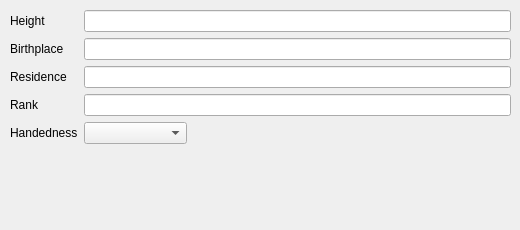
    <widget class="QWidget" name="tab_2">
     <attribute name="title">
      <string>Profile info</string>
     </attribute>
     <widget class="QWidget" name="formLayoutWidget_2">
      <property name="geometry">
       <rect>
        <x>10</x>
        <y>10</y>
        <width>501</width>
        <height>211</height>
       </rect>
      </property>
      <layout class="QFormLayout" name="formLayout_2">
       <property name="fieldGrowthPolicy">
        <enum>QFormLayout::ExpandingFieldsGrow</enum>
       </property>
       <property name="labelAlignment">
        <set>Qt::AlignJustify|Qt::AlignVCenter</set>
       </property>
       <property name="formAlignment">
        <set>Qt::AlignRight|Qt::AlignTop|Qt::AlignTrailing</set>
       </property>
       <item row="0" column="0">
        <widget class="QLabel" name="firstNameLabel_2">
         <property name="text">
          <string>Height</string>
         </property>
        </widget>
       </item>
       <item row="0" column="1">
        <widget class="QLineEdit" name="LineEdit_height"/>
       </item>
       <item row="1" column="0">
        <widget class="QLabel" name="middleNameLabel_2">
         <property name="text">
          <string>Birthplace</string>
         </property>
        </widget>
       </item>
       <item row="1" column="1">
        <widget class="QLineEdit" name="LineEdit_birthplace"/>
       </item>
       <item row="2" column="0">
        <widget class="QLabel" name="familyNameLabel_2">
         <property name="text">
          <string>Residence</string>
         </property>
        </widget>
       </item>
       <item row="2" column="1">
        <widget class="QLineEdit" name="LineEdit_residence"/>
       </item>
       <item row="3" column="0">
        <widget class="QLabel" name="tickerNameLabel_2">
         <property name="text">
          <string>Rank</string>
         </property>
        </widget>
       </item>
       <item row="3" column="1">
        <widget class="QLineEdit" name="LineEdit_rank"/>
       </item>
       <item row="4" column="0">
        <widget class="QLabel" name="label_2">
         <property name="text">
          <string>Handedness</string>
         </property>
        </widget>
       </item>
       <item row="4" column="1">
        <widget class="QComboBox" name="comboBox_handedness">
         <item>
          <property name="text">
           <string/>
          </property>
         </item>
         <item>
          <property name="text">
           <string>Left handed</string>
          </property>
         </item>
         <item>
          <property name="text">
           <string>Right handed</string>
          </property>
         </item>
        </widget>
       </item>
       <item row="7" column="1">
        <widget class="QFrame" name="frame_2">
         <property name="frameShape">
          <enum>QFrame::StyledPanel</enum>
         </property>
         <property name="frameShadow">
          <enum>QFrame::Raised</enum>
         </property>
        </widget>
       </item>
      </layout>
     </widget>
    </widget>
